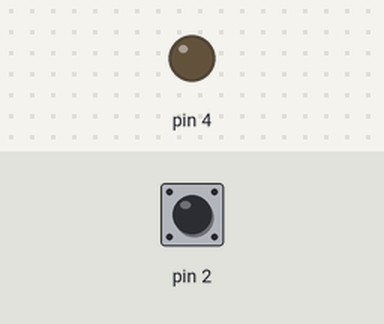
Recording of a sketch running on a simulated Arduino Uno, built with avr-gcc and run on an emulated ATmega328P. Parts: output pins drawn as LEDs (lit = HIGH). The inputs (shaded band) are chosen by the test bench; at power-on: pin 2 LOW.

Above: at 1.3 s.
1.4 s: pin 2 pulsed HIGH 2 times (0.12 s each, 0.3 s apart)
At 2.2 s:
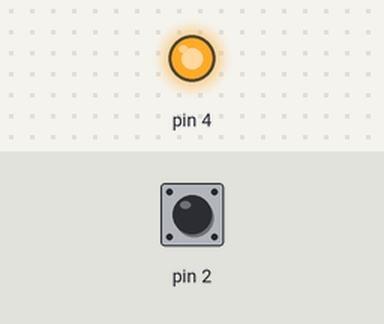
Timing chart, 0 to 4.4 s (numbered marks = the images above; inputs shaded):
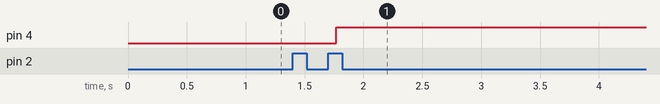

The sketch:

entrada_digital.ino
```cpp
int x = 0;
int y = 0;
int z = 1;
void setup()
{
  pinMode(4, OUTPUT);
  pinMode(2, INPUT);
}

void loop()
{
  if (z=1){
  	x = digitalRead(2);
  	if (x == 1){
  		y = y+1;
  }}
  if (x==0){
    delay(250);
      if (x==0){
    	z = 0;
    	for (int i = 1; i <= y; ++i){
        	digitalWrite(4,1);
        	delay(150);
        	digitalWrite(4,0);}
      }
    }
}
```

Measured:
- after the input at 1.4 s, pin 4: LOW → HIGH after 0.37 s
